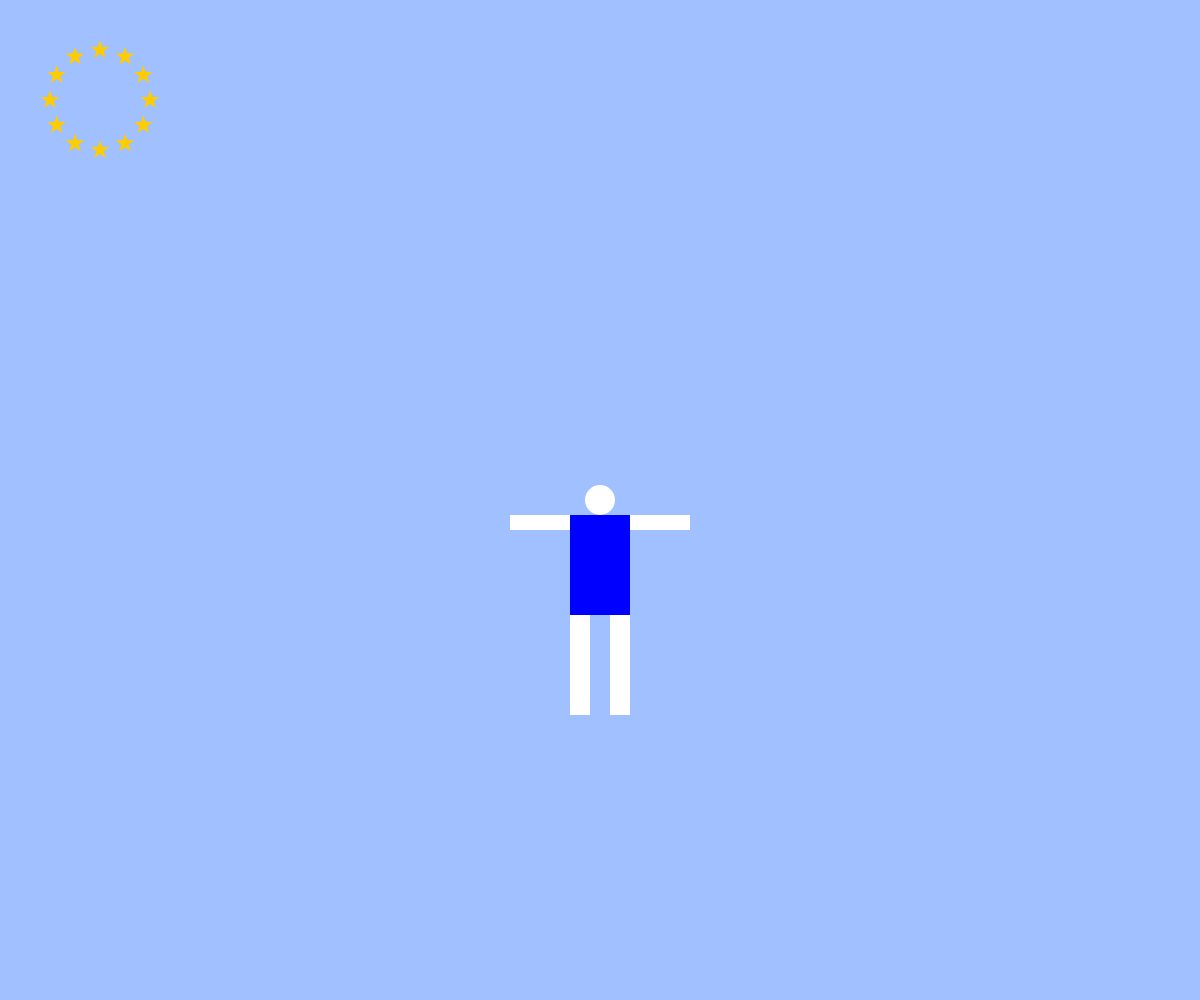
Frame 1 (no input)
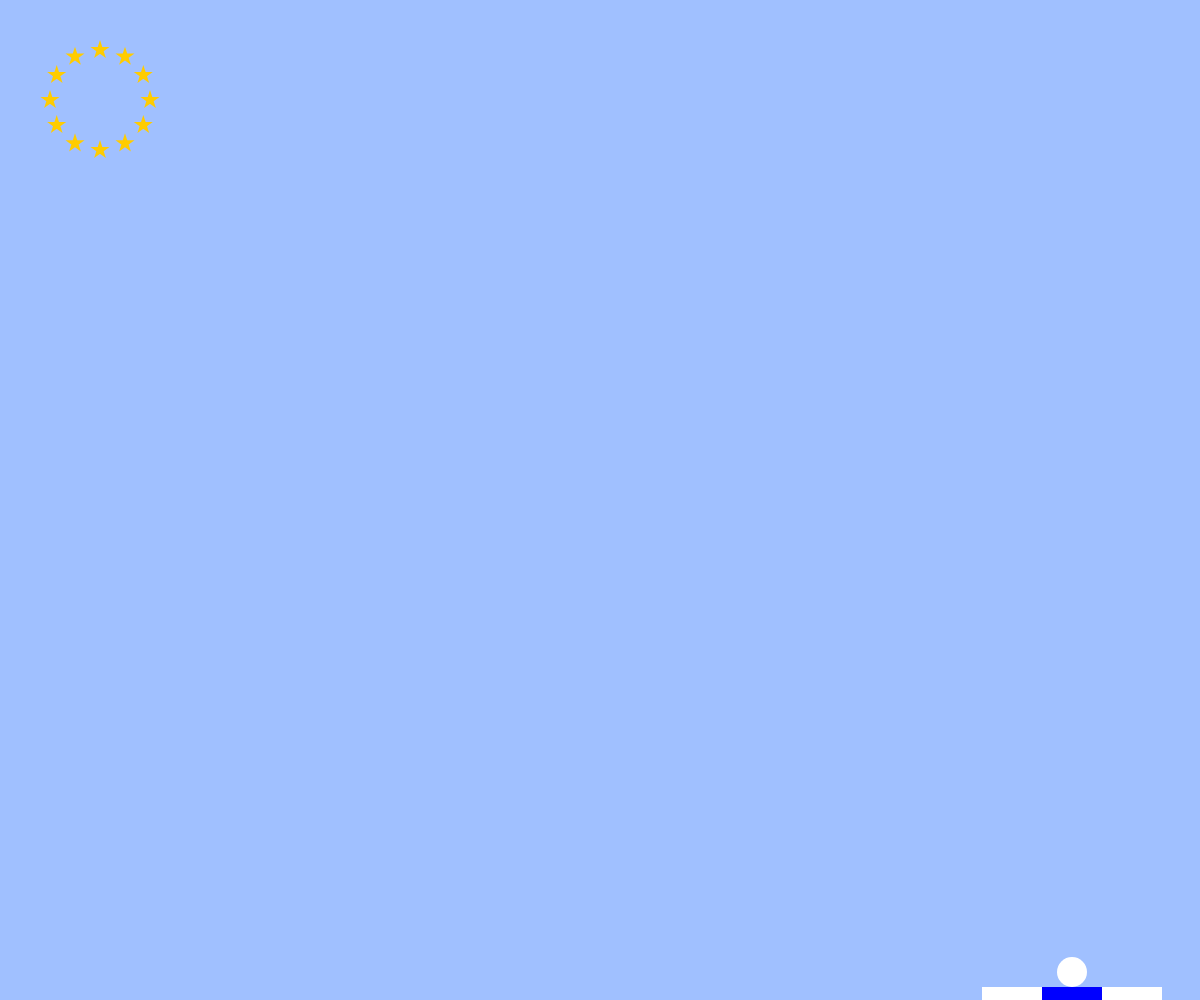
Frame 60 (no input)
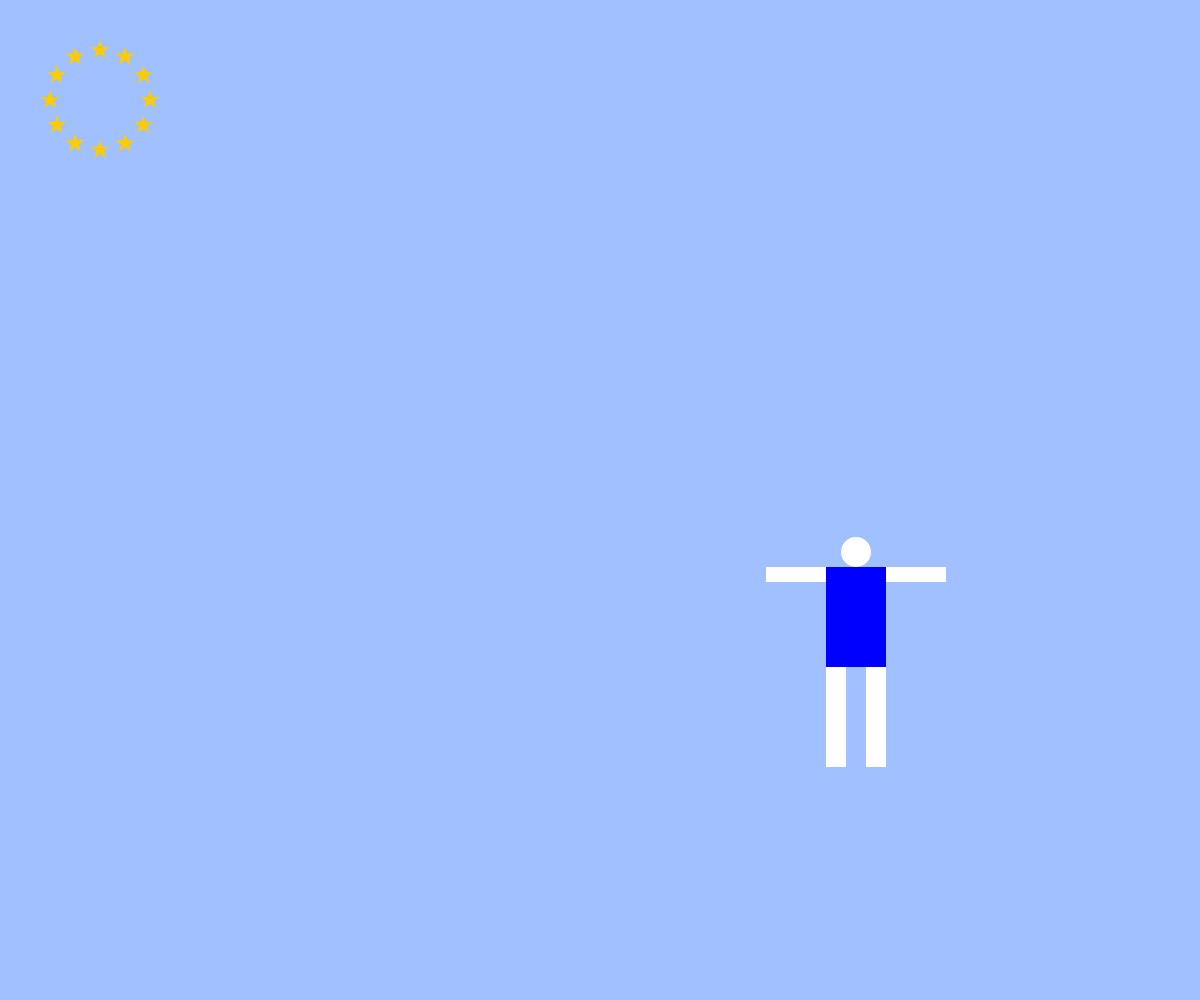
Frame 120 (the mouse pressed at the canvas centre since frame 60)

The p5.js sketch that drew these frames (run headless with seeded random() and noise() and a simulated clock; from frame 60 on, the mouse is pressed at the canvas centre):

// p5.js sketch
// ── sketch.js
// 最終課題を制作しよう
let x,y,vx,vy
function setup(){
  createCanvas(windowWidth, windowHeight);
  x=width/2
  y=height/2
  vx=8
  vy=8
}

function draw(){
  background(160, 192, 255);
  person(x,y,)
  x+=vx;
  y+=vy;

  if(x < 0 || x > width){ vx = -1 * vx; };
  if(y < 0 || y > height){ vy = -1 * vy; };
  x = constrain(x, 0, width);
  y = constrain(y, 0, height);
}
function person(a,b){
  noStroke()
  fill(255)
  ellipse(a,b,30)
  eu(a-30,b+15)
  fill(255)
  rect(a-90,b+15,60,15)
  rect(a+30,b+15,60,15)
  rect(a-30,b+115,20,100)
  rect(a+10,b+115,20,100)
}
function eu(s,t){
  fill(0,0,255)
  rect(s,t,60,100);
  noStroke();
  fill(255,204,0)
  for(let i = 0; i < 12; i++){
    let theta = TWO_PI * i / 12;
    let s = 100 + cos(theta) * 50;
    let t = 100 + sin(theta) * 50;
    star(s, t, 10);
  }
}
function star(cx, cy, r){
  beginShape();    // 点つなぎを始める
  for(let i = 0; i < 5; i++){
    const theta = TWO_PI * i * 2 / 5 - HALF_PI;
    const s = cx + cos(theta) * r;
    const t = cy + sin(theta) * r;
    vertex(s, t);  // 次につなぐ点を１つ増やす
  }
  endShape(CLOSE); // 点つなぎを終わる
}


function windowResized(){
  resizeCanvas(windowWidth, windowHeight);
}
